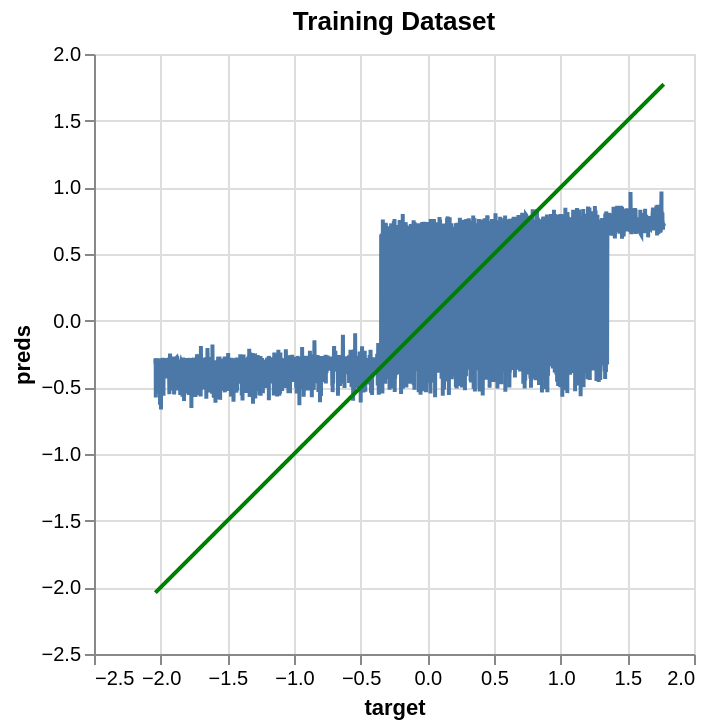

Notebook cell for this chart:
### Code cell
# Line chart for training dataset

perfect = alt.Chart(pd.DataFrame({'target': y_train_plot, 'preds': y_train_plot})).mark_line(color='green').encode(
    x='target',
    y='preds'
)

pred_chart = alt.Chart(pd.DataFrame({'target': y_train_plot, 'preds': y_train_pred.ravel()})).mark_line().encode(
    x='target',
    y='preds'
  )

pred_chart + perfect.properties(
    title='Training Dataset'
)

### Figure 1 — Vega-Lite specification as saved in the notebook (floating-point values rounded to 4 significant figures; data arrays with more than 128 entries replaced by an {"elided": "..."} marker saying what was removed)
{"config": {"view": {"continuousWidth": 300, "continuousHeight": 300}}, "layer": [{"data": {"name": "data-4848224c99d50ea5fbb0b36504bc3704"}, "mark": {"type": "line"}, "encoding": {"x": {"field": "target", "type": "quantitative"}, "y": {"field": "preds", "type": "quantitative"}}}, {"data": {"name": "data-ea9df48c242b48dcfdea505c6544de87"}, "mark": {"type": "line", "color": "green"}, "encoding": {"x": {"field": "target", "type": "quantitative"}, "y": {"field": "preds", "type": "quantitative"}}, "title": "Training Dataset"}], "$schema": "https://vega.github.io/schema/vega-lite/v5.20.1.json", "datasets": {"data-4848224c99d50ea5fbb0b36504bc3704": {"elided": "4507 records"}, "data-ea9df48c242b48dcfdea505c6544de87": {"elided": "4507 records"}}}
